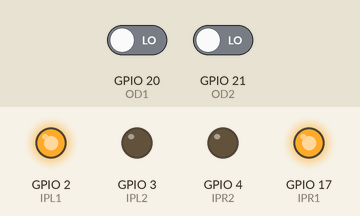
The program below on a simulated Raspberry Pi (BCM pin numbers). Shown: output pins drawn as LEDs (lit = HIGH). The test bench sets the inputs (shaded band); at power-on: GPIO 20 (OD1) LOW, GPIO 21 (OD2) LOW.

Above: at 1.2 s.
1.3 s: GPIO 20 (OD1) driven HIGH
At 3.3 s:
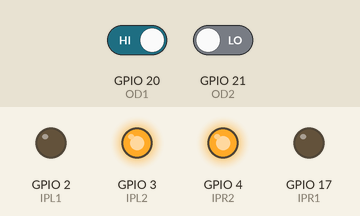
6.5 s: GPIO 21 (OD2) driven HIGH
At 8.7 s:
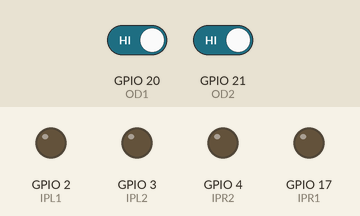
9.0 s: GPIO 20 (OD1) driven LOW
At 11.3 s:
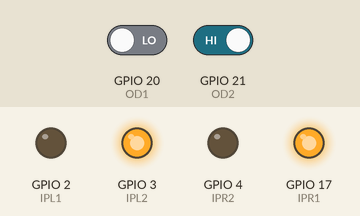
14.2 s: GPIO 21 (OD2) driven LOW
At 15.5 s:
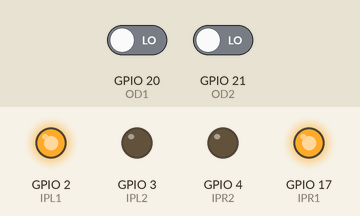
Timing chart, 0 to 17.2 s (numbered marks = the images above; inputs shaded):
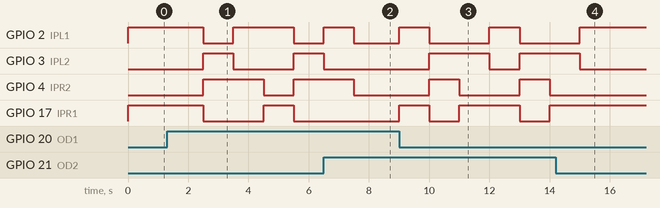

Measured:
- after the input at 1.3 s, GPIO 2 (IPL1): HIGH → LOW after 1.2 s, → HIGH 1.0 s later, → LOW 2.0 s later; GPIO 3 (IPL2): LOW → HIGH after 1.2 s, → LOW 1.0 s later, → HIGH 2.0 s later; GPIO 4 (IPR2): LOW → HIGH after 1.2 s, → LOW 2.0 s later, → HIGH 1.0 s later; GPIO 17 (IPR1): HIGH → LOW after 1.2 s, → HIGH 2.0 s later, → LOW 1.0 s later
- after the input at 6.5 s, GPIO 3 (IPL2): goes on until 6.5 s, then stays LOW; GPIO 4 (IPR2): goes on until 7.5 s, then stays LOW; GPIO 17 (IPR1): stays LOW (without the input it goes to HIGH after 1.0 s)
- after the input at 9.0 s, GPIO 2 (IPL1): alternates HIGH for 1.0 s and LOW for 2.0 s, starting at once; GPIO 3 (IPL2): LOW → HIGH after 1.0 s, → LOW 2.0 s later, → HIGH 1.0 s later
- after the input at 14.2 s, GPIO 2 (IPL1): goes on until 15.0 s, then stays HIGH; GPIO 3 (IPL2): goes on until 15.0 s, then stays LOW; GPIO 4 (IPR2): stays LOW (without the input it goes to HIGH after 1.8 s); GPIO 17 (IPR1): stays HIGH (without the input it goes to LOW after 1.8 s)

The program:

main.py
```python
import RPi.GPIO as GPIO
import time

GPIO.setwarnings(False)
GPIO.setmode(GPIO.BCM)

OD1 = 20 # Infrared Obstacle Avoidance Sensor 1(left side)
OD2 = 21 # Infrared Obstacle Avoidance Sensor 2(right side)
IPL1 = 2
IPL2 = 3
IPR1 = 17
IPR2 = 4

GPIO.setup(OD1, GPIO.IN)
GPIO.setup(OD2, GPIO.IN)
GPIO.setup(IPL1, GPIO.OUT)
GPIO.setup(IPL2, GPIO.OUT)
GPIO.setup(IPR1, GPIO.OUT)
GPIO.setup(IPR2, GPIO.OUT)

def forward():
    GPIO.output(IPL1, True) # you can also use GPIO.HIGH
    GPIO.output(IPL2, False) # you can also use GPIO.LOW
    GPIO.output(IPR1, True)
    GPIO.output(IPR2, False)
    time.sleep(1)

def backward():
    GPIO.output(IPL1, False)
    GPIO.output(IPL2, True)
    GPIO.output(IPR1, False)
    GPIO.output(IPR2, True)
    time.sleep(1)

def stop():
    GPIO.output(IPL1, False)
    GPIO.output(IPL2, False)
    GPIO.output(IPR1, False)
    GPIO.output(IPR2, False)

def Left():
    GPIO.output(IPL1, False)
    GPIO.output(IPL2, True)
    GPIO.output(IPR1, True)
    GPIO.output(IPR2, False)
    time.sleep(0.5)

def Right():
    GPIO.output(IPL1, True)
    GPIO.output(IPL2, False)
    GPIO.output(IPR1, False)
    GPIO.output(IPR2, True)
    time.sleep(0.5)

try:
    while True:
        if GPIO.input(OD2) == 1 and GPIO.input(OD1) == 1:
            stop()
        else:
            forward()
            if GPIO.input(OD2):
                stop()
                backward()
                Left()
            if GPIO.input(OD1):
                stop()
                backward()
                Right()
            time.sleep(0.5)

except KeyboardInterrupt:
    stop()
    GPIO.cleanup()
```
